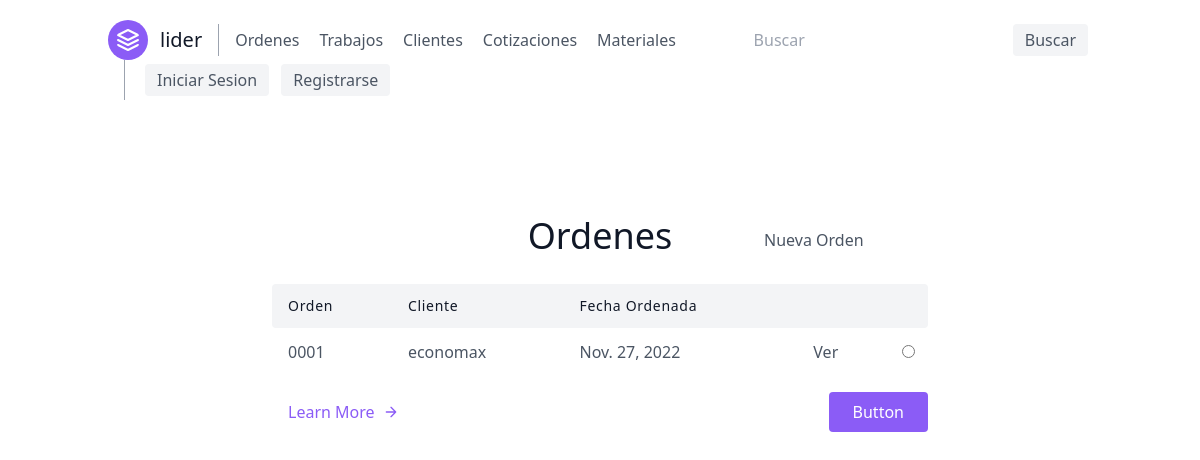
/ordenes/, run on an earlier commit of the app's database.
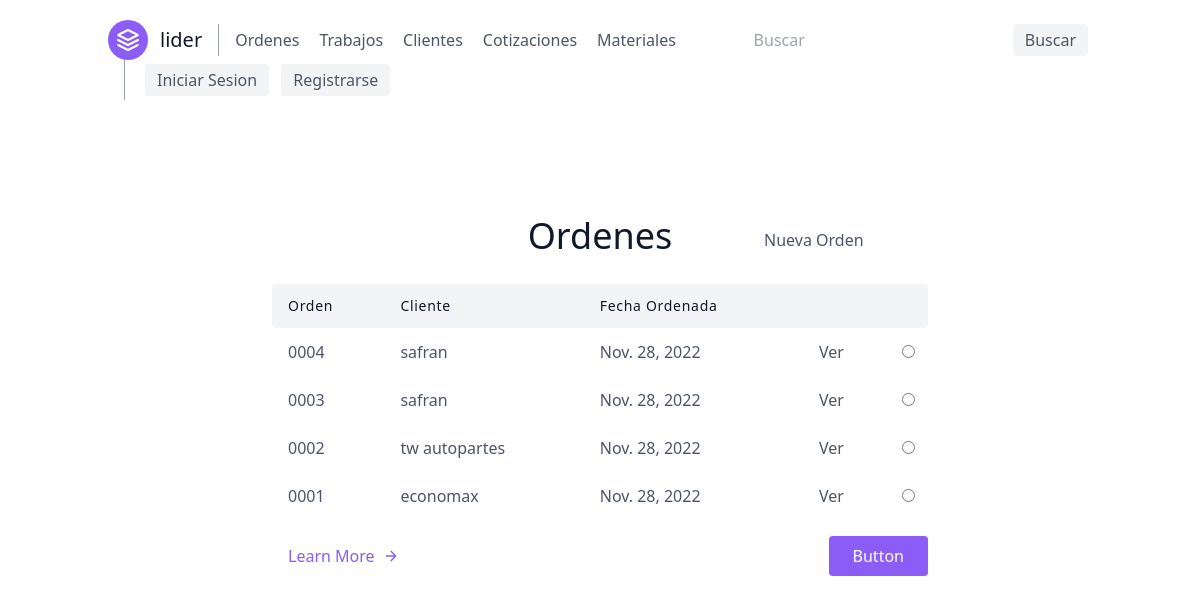
And on a later commit of the database.
### orders/models.py (models this page shows, shortened)
class Order(models.Model):
    customer = models.ForeignKey(Customer, on_delete=models.CASCADE)
    date_ordered = models.DateField('Fecha ordenada', auto_now=True)
    expected_delivery_date = models.DateField('Fecha esperada de Entrega', auto_now=True)
    completed = models.BooleanField(verbose_name='Terminado', default=False)
    delivered = models.BooleanField(verbose_name='entregado', default=False)
    paid = models.BooleanField(verbose_name='pagado', default=False)

class Customer(models.Model):
    name_company = models.CharField(verbose_name='Nombre/Empresa', max_length=50)
    email = models.EmailField(verbose_name='Correo', null=True)
    phone_number = models.CharField(verbose_name='Telefono', max_length=10, validators=[RegexValidator(r'^\d{1,10}$')])
    address = models.CharField(verbose_name='Domicilio', max_length=100, null=True)
    shipping = models.BooleanField(verbose_name='Entrega a domicilio')
    def __str__(self):
        return self.name_company

### orders/views.py (the view)
# urls.py: path('', views.OrderListView.as_view(), name='order-list'),
class OrderListView(generic.ListView):
    model = models.Order
    template_name = 'orders/order_list.html'
    ordering = ['-id']
    paginate_by = 10

### orders/templates/orders/order_list.html
{% extends 'base.html' %}
{% block content %}
    <section class="text-gray-600 body-font">
        <div class="container px-5 py-24 mx-auto">
            <div class="grid grid-cols-3 text-center w-full mb-5">
                <p></p>
                <h1 class=" sm:text-4xl text-3xl font-medium title-font mb-2 text-gray-900">Ordenes</h1>
                <a class="grid content-center justify-start" href="{% url 'order-create' %}">Nueva Orden</a>
            </div>
            <div class="lg:w-2/3 w-full mx-auto overflow-auto">
                <table class="table-auto w-full text-left whitespace-no-wrap">
                    <thead>
                    <tr>
                        <th class="px-4 py-3 title-font tracking-wider font-medium text-gray-900 text-sm bg-gray-100 rounded-tl rounded-bl">
                            Orden
                        </th>
                        <th class="px-4 py-3 title-font tracking-wider font-medium text-gray-900 text-sm bg-gray-100">
                            Cliente
                        </th>
                        <th class="px-4 py-3 title-font tracking-wider font-medium text-gray-900 text-sm bg-gray-100">
                            Fecha Ordenada
                        </th>
                        <th class="px-4 py-3 title-font tracking-wider font-medium text-gray-900 text-sm bg-gray-100">
                        </th>
                        <th class="w-10 title-font tracking-wider font-medium text-gray-900 text-sm bg-gray-100 rounded-tr rounded-br"></th>
                    </tr>
                    </thead>
                    <tbody>
                    {% for object in object_list %}
                        <tr>
                            <td class="px-4 py-3">{{ object.id|stringformat:'04d' }}</td>
                            <td class="px-4 py-3">{{ object.customer|lower }}</td>
                            <td class="px-4 py-3">{{ object.date_ordered }}</td>
                            <td><a class="px-4 py-3" href="{% url 'orderItem-list' object.id %}">Ver</a></td>
                            <td class="w-10 text-center">
                                <input name="plan" type="radio">
                            </td>
                        </tr>
                    {% endfor %}
                    </tbody>
                </table>
            </div>
            <div class="flex pl-4 mt-4 lg:w-2/3 w-full mx-auto">
                <a class="text-purple-500 inline-flex items-center md:mb-2 lg:mb-0">Learn More
                    <svg fill="none" stroke="currentColor" stroke-linecap="round" stroke-linejoin="round"
                         stroke-width="2" class="w-4 h-4 ml-2" viewBox="0 0 24 24">
                        <path d="M5 12h14M12 5l7 7-7 7"></path>
                    </svg>
                </a>
                <button class="flex ml-auto text-white bg-purple-500 border-0 py-2 px-6 focus:outline-none hover:bg-purple-600 rounded">
                    Button
                </button>
            </div>
        </div>
    </section>
{% endblock %}

What changed in the data, as far as the page shows it:
added Order: id "0004", customer "safran", date_ordered "Nov. 28, 2022"
added Order: id "0003", customer "safran", date_ordered "Nov. 28, 2022"
added Order: id "0002", customer "tw autopartes", date_ordered "Nov. 28, 2022"
changed Order "economax": date_ordered "Nov. 27, 2022" → "Nov. 28, 2022"
